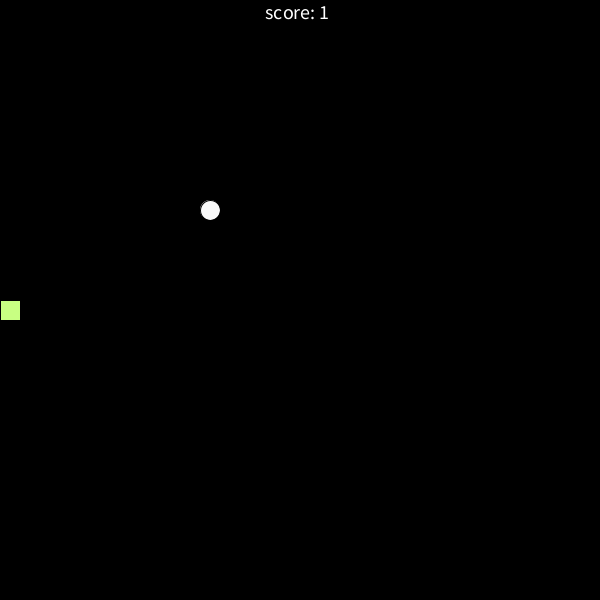
Frame 1 (no input)
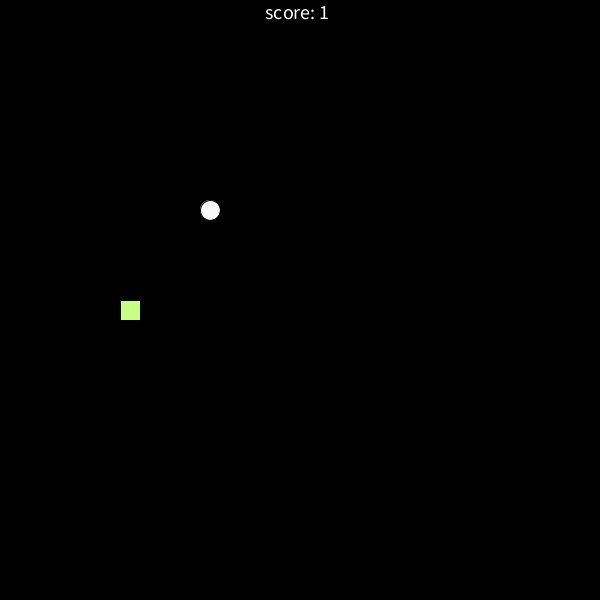
Frame 60 (the mouse pressed at the canvas centre just before this capture)
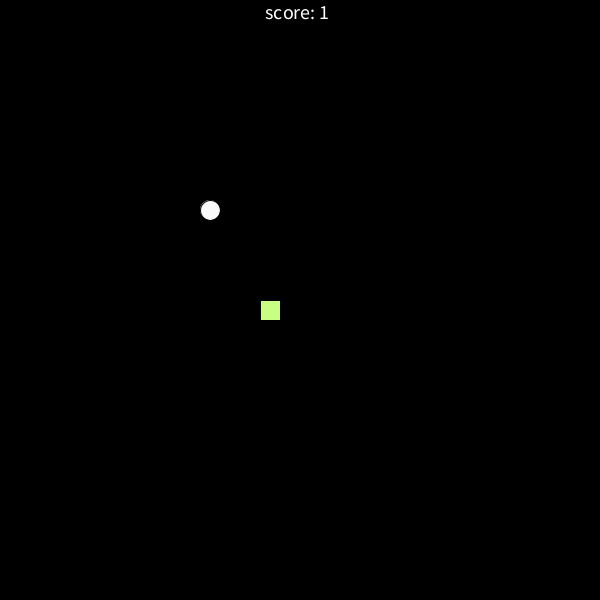
Frame 120 (the mouse held since frame 60 and released just before this capture)

The Processing sketch that drew these frames (run headless with seeded random() and noise(); from frame 60 on, the mouse is pressed at the canvas centre):

// Processing sketch: H13_bobby
// ── H13_bobby.pde
ArrayList<Integer> x = new ArrayList<Integer>(), y = new ArrayList<Integer>();
int w=30, h=30, blocks=20, direction=2, applex=10, appley=10, speed = 9, ac1 = 250, ac2 = 250, ac3 = 250; 
int[]x_direction={0, 0, 1, -1}, y_direction={1, -1, 0, 0}; //direction x and y

boolean tryagain=false;

void setup() { 
  size(600,600); 
  x.add(0); //bobby start position
  y.add(15);
}   


void draw() {  
  background(0,0,0);
  fill(200,400,130); //bobby color 
  for (int i = 0; i < x.size(); i++) rect(x.get(i)*blocks, y.get(i)*blocks, blocks, blocks); //bobby
  if (!tryagain) {  
    
    fill(ac1, ac2, ac3); //apple color
    ellipse(applex*blocks+10, appley*blocks+10, blocks, blocks); //apple
    
    textAlign(CENTER); //score
    textSize(20);
    fill(255,255,255);
    text("score: " + x.size(), 5, 5, width - 15, 45);
    
    if (frameCount%speed==0) { 
      x.add(0, x.get(0) + x_direction[direction]); //bobby longer
      y.add(0, y.get(0) + y_direction[direction]);
      if (x.get(0) < 0 || y.get(0) < 0 || x.get(0) >= w || y.get(0) >= h) tryagain = true; 
      for (int i=1; i<x.size(); i++) 
        if (x.get(0)==x.get(i)&&y.get(0)==y.get(i)) tryagain=true; 
      if (x.get(0)==applex && y.get(0)==appley) { //new apple if bobby touch
         if (x.size() %5==0 && speed>=2) speed-=1;  //5 points speed increase
        applex = (int)random(0, w); //new apple
        appley = (int)random(0, h);
        ac1 = (int)random(250); ac2 = (int)random(250); ac3 = (int)random(250); //new apple color
        
      } else { 
        x.remove(x.size()-1); 
        y.remove(y.size()-1);
      }
    }   
  } else {
    fill(255,255,255); 
    textSize(15); 
    textAlign(CENTER); 
    text("Try Again? \n Your score is: "+ x.size() +"\n Press space", width/2, height/3);
    if (keyCode == 32) {
      x.clear(); 
      y.clear(); 
      x.add(0);  
      y.add(15);
      direction = 2;
      speed = 9;
      tryagain = false;
    }
  }
}
void keyPressed() { 
  int newdir=keyCode == DOWN? 0:(keyCode == UP?1:(keyCode == RIGHT?2:(keyCode == LEFT?3:-1)));
  if (newdir != -1) direction = newdir;
}
